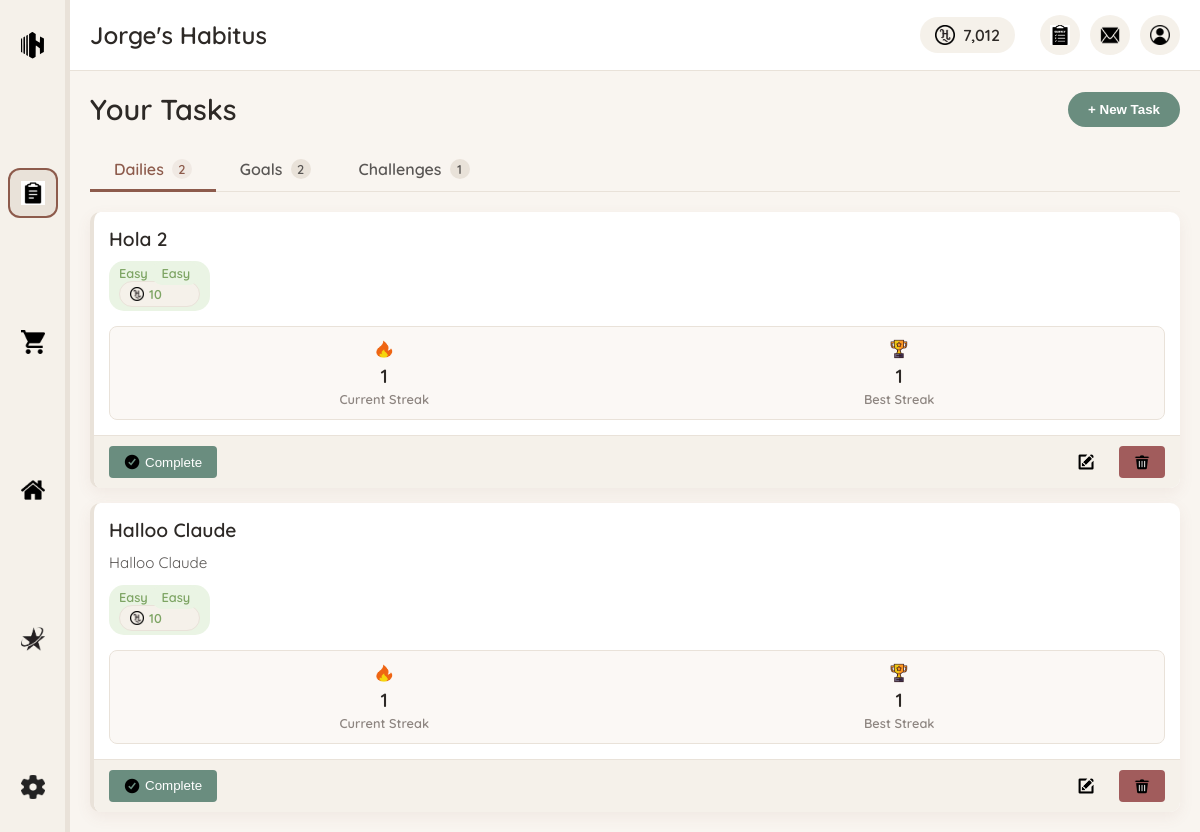
/pages/tasks.php (signed in), run on the app's committed database.
### tables this page shows
CREATE TABLE `users` (
  `id` int NOT NULL AUTO_INCREMENT,
  `username` varchar(50) NOT NULL,
  `email` varchar(100) NOT NULL,
  `password` varchar(255) NOT NULL,
  `hcoin` int DEFAULT '0',
  `subscription_type` enum('free','premium','pro') DEFAULT 'free',
  `subscription_expires` datetime DEFAULT NULL,
  `theme` varchar(20) DEFAULT 'light',
  `language` varchar(10) DEFAULT 'en',
  `created_at` timestamp NULL DEFAULT CURRENT_TIMESTAMP,
  `last_login` timestamp NULL DEFAULT NULL,
  PRIMARY KEY (`id`),
  UNIQUE KEY `username` (`username`),
  UNIQUE KEY `email` (`email`)
);

CREATE TABLE `dailies` (
  `id` int NOT NULL AUTO_INCREMENT,
  `task_id` int NOT NULL,
  `current_streak` int DEFAULT '0',
  `highest_streak` int DEFAULT '0',
  `reset_time` time DEFAULT '00:00:00',
  `last_completed` date DEFAULT NULL,
  PRIMARY KEY (`id`),
  KEY `task_id` (`task_id`),
  CONSTRAINT `dailies_ibfk_1` FOREIGN KEY (`task_id`) REFERENCES `tasks` (`id`) ON DELETE CASCADE
);

CREATE TABLE `tasks` (
  `id` int NOT NULL AUTO_INCREMENT,
  `user_id` int NOT NULL,
  `type_id` int NOT NULL,
  `title` varchar(100) NOT NULL,
  `description` text,
  `difficulty` enum('easy','medium','hard','expert') DEFAULT 'medium',
  `duration` int DEFAULT NULL,
  `hcoin_reward` int NOT NULL,
  `is_custom` tinyint(1) DEFAULT '0',
  `created_at` timestamp NULL DEFAULT CURRENT_TIMESTAMP,
  PRIMARY KEY (`id`),
  KEY `user_id` (`user_id`),
  KEY `type_id` (`type_id`),
  CONSTRAINT `tasks_ibfk_1` FOREIGN KEY (`user_id`) REFERENCES `users` (`id`) ON DELETE CASCADE,
  CONSTRAINT `tasks_ibfk_2` FOREIGN KEY (`type_id`) REFERENCES `task_types` (`id`)
);

### php/include/functions.php (called while the page is built, shortened)
<?php
function getUserData($userId) {
    global $conn;
    $sql = "SELECT * FROM users WHERE id = ?";
    $stmt = $conn->prepare($sql);
    $stmt->execute([$userId]);
    if ($stmt->rowCount() > 0) {
        return $stmt->fetch();
    }
    return [];
}
function getUserDailies($userId) {
    global $conn;
    $sql = "SELECT t.id, t.title, t.description, t.hcoin_reward, t.difficulty, d.current_streak,
            d.highest_streak, d.reset_time, d.last_completed,
            IF(d.last_completed = CURDATE(), 1, 0) as completed
            FROM tasks t
            JOIN dailies d ON t.id = d.task_id
            WHERE t.user_id = ? AND t.type_id = (SELECT id FROM task_types WHERE name = 'Daily')
            ORDER BY d.reset_time, t.title";
    $stmt = $conn->prepare($sql);
    $stmt->execute([$userId]);
    $dailies = [];
    while ($row = $stmt->fetch()) {
        $dailies[] = $row;
    }
    return $dailies;
}
function getUserGoals($userId) {
    global $conn;
    $sql = "SELECT t.id, t.title, t.description, t.hcoin_reward, t.difficulty,
            g.deadline, g.progress, g.total_steps,
            IF(g.progress >= g.total_steps, 1, 0) as completed
            FROM tasks t
            JOIN goals g ON t.id = g.task_id
            WHERE t.user_id = ? AND t.type_id = (SELECT id FROM task_types WHERE name = 'Goal')
            ORDER BY g.deadline, t.title";
    $stmt = $conn->prepare($sql);
    $stmt->execute([$userId]);
    $goals = [];
    while ($row = $stmt->fetch()) {
        $goals[] = $row;
    }
    return $goals;
}
function getUserChallenges($userId) {
    global $conn;
    $sql = "SELECT t.id, t.title, t.description, t.hcoin_reward, t.difficulty,
            c.start_date, c.end_date, c.is_completed as completed
            FROM tasks t
            JOIN challenges c ON t.id = c.task_id
            WHERE t.user_id = ? AND t.type_id = (SELECT id FROM task_types WHERE name = 'Challenge')
            AND c.end_date >= CURDATE()
            ORDER BY c.end_date, t.title";
    $stmt = $conn->prepare($sql);
    $stmt->execute([$userId]);
    $challenges = [];
    while ($row = $stmt->fetch()) {
        $challenges[] = $row;
    }
    return $challenges;
}

### pages/tasks.php (the view, shortened to what this page needs)
<?php
require_once '../php/include/db_connect.php';
require_once '../php/include/functions.php';
$userData = getUserData($_SESSION['user_id']);
$userHCoins = $userData['hcoin'];
$userHabitusName = $userData['username'] . "'s Habitus";
$activeTab = isset($_GET['tab']) ? $_GET['tab'] : 'dailies';
$dailies = getUserDailies($_SESSION['user_id']);
$goals = getUserGoals($_SESSION['user_id']);
$challenges = getUserChallenges($_SESSION['user_id']);
?>
<!DOCTYPE html>
<html lang="en">
<head>
    <link rel="stylesheet" href="../css/main.css">
    <link rel="stylesheet" href="../css/components/sidebar.css">
    <link rel="stylesheet" href="../css/components/header.css">
    <link rel="stylesheet" href="../css/components/scrollbar.css">
    <link rel="stylesheet" href="../css/pages/tasks.css">
</head>
<body>
    <div class="main-container">
        <?php include '../php/include/sidebar.php'; ?>
        <div class="content-container">
            <?php include '../php/include/header.php'; ?>
            <div class="tasks-content">
                <div class="tasks-header">
                    <h1>Your Tasks</h1>
                    <button class="create-task-btn" id="create-task-button">+ New Task</button>
                </div>
                <div class="tasks-tabs">
                    <div class="tab <?php echo $activeTab === 'dailies' ? 'active' : ''; ?>"
                         onclick="changeTab('dailies')">
                        <span>Dailies</span>
                        <span class="task-count"><?php echo count($dailies); ?></span>
                    </div>
                    <div class="tab <?php echo $activeTab === 'goals' ? 'active' : ''; ?>"
                         onclick="changeTab('goals')">
                        <span>Goals</span>
                        <span class="task-count"><?php echo count($goals); ?></span>
                    </div>
                    <div class="tab <?php echo $activeTab === 'challenges' ? 'active' : ''; ?>"
                         onclick="changeTab('challenges')">
                        <span>Challenges</span>
                        <span class="task-count"><?php echo count($challenges); ?></span>
                    </div>
                </div>
                <div class="tab-content <?php echo $activeTab === 'dailies' ? 'active' : ''; ?>" id="dailies-tab">
                    <?php if (empty($dailies)): ?>
                        <div class="empty-tasks">
                            <p>You don't have any daily tasks yet.</p>
                            <button class="add-task-btn" onclick="openTaskModal('daily')">Add Your First Daily</button>
                        </div>
                    <?php else: ?>
                        <div class="tasks-list dailies-list">
                            <?php foreach ($dailies as $daily): ?>
                                <div class="task-item <?php echo $daily['completed'] ? 'completed' : ''; ?>">
                                    <div class="task-content">
                                        <div class="task-info">
                                            <h3><?php echo htmlspecialchars($daily['title']); ?></h3>
                                            <?php if (!empty($daily['description'])): ?>
                                                <p class="task-description"><?php echo htmlspecialchars($daily['description']); ?></p>
                                             <?php endif; ?>
                                             <div class="task-meta">
                                                <span class="difficulty <?php echo $daily['difficulty']; ?>">
                                                    <?php echo ucfirst($daily['difficulty']); ?>
                                                <span class="difficulty <?php echo isset($daily['difficulty']) ? $daily['difficulty'] : 'medium'; ?>">
                                                    <?php echo ucfirst(isset($daily['difficulty']) ? $daily['difficulty'] : 'medium'); ?>
                                                 </span>
                                                 <span class="reward">
                                                     <img src="../images/icons/hcoin-icon-light.webp" alt="HCoin">
                                                    <?php echo $daily['hcoin_reward']; ?>
                                                </span>
                                            </div>
                                        </div>
                                        <div class="task-stats">
                                            <div class="streak">
                                                <img src="../images/icons/streak.webp" alt="Streak">
                                                <span><?php echo $daily['current_streak']; ?></span>
                                                <span class="label">Current Streak</span>
                                            </div>
                                            <div class="best-streak">
                                                <img src="../images/icons/best-streak.webp" alt="Best">
                                                <span><?php echo $daily['highest_streak']; ?></span>
                                                <span class="label">Best Streak</span>
                                            </div>
                                        </div>
                                    </div>
                                    <div class="task-actions">
                                        <?php if ($daily['completed']): ?>
                                            <button class="complete-btn done" disabled>
                                                <img src="../images/icons/check.webp" alt="Done">
                                                Completed
                                            </button>
                                        <?php else: ?>
                                            <button class="complete-btn" onclick="completeTask(<?php echo $daily['id']; ?>, 'daily')">
                                                <img src="../images/icons/check.webp" alt="Complete">
                                                Complete
                                            </button>
                                        <?php endif; ?>
                                        <button class="edit-btn" onclick="openTaskModal('daily', <?php echo $daily['id']; ?>)">
                                            <img src="../images/icons/edit-icon-light.webp" alt="Edit">
                                        </button>
                                        <button class="delete-btn" onclick="showDeleteConfirmation(<?php echo $daily['id']; ?>, 'daily')">
                                            <img src="../images/icons/trash.webp" alt="Delete">
                                        </button>
                                    </div>
                                </div>
                            <?php endforeach; ?>
                        </div>
                    <?php endif; ?>
                </div>
            </div>
        </div>
    </div>
</body>
</html>

### php/include/header.php (shortened to what this page needs)
<header class="main-header">
    <div class="user-info">
        <h1 class="habitus-name"><?php echo htmlspecialchars($userHabitusName); ?></h1>
    </div>
    <div class="user-actions">
        <div class="hcoin-balance">
            <img src="../images/icons/hcoin-icon-light.webp" alt="HCoin">
            <span><?php echo number_format($userHCoins); ?></span>
        </div>
        <a href="survey.php" class="survey-button" title="Improve with feedback">
            <img src="../images/icons/survey-icon-light.webp" alt="Survey">
        </a>
        <div class="messages-button" id="messages-toggle" title="Notifications">
            <img src="../images/icons/messages-icon-light.webp" alt="Messages">
        </div>
        <a href="profile.php" class="profile-button" title="Profile settings">
            <img src="../images/icons/profile-icon-light.webp" alt="Profile">
        </a>
    </div>
</header>

### data on the page
users: username "Jorge's Habitus", hcoin "7,012"
dailies: task.title "Hola 2", task.difficulty "Easy", task.hcoin_reward "10", current_streak "1", highest_streak "1"
dailies: task.title "Halloo Claude", task.description "Halloo Claude", task.difficulty "Easy", task.hcoin_reward "10", current_streak "1", highest_streak "1"

### other printed values
count($dailies) "2"
count($goals) "2"
count($challenges) "1"
